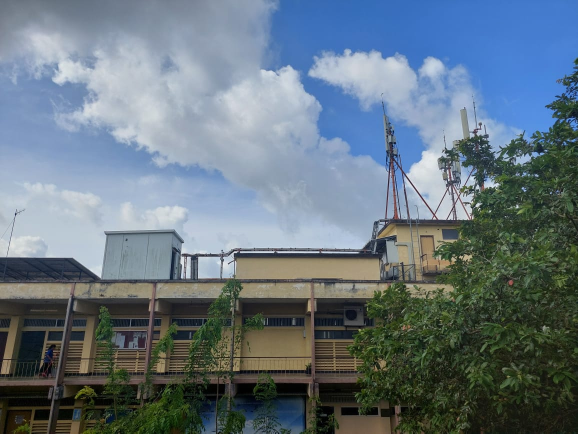
#> input picture Desparity map/images/L_img.jpg, 1156 x 867 px, given in place of the camera (shown at 1/2 size)
$ jupyter execute --allow-errors cuda_activated_masking.ipynb   (text cells are left out)
#> lines starting #> are read from the running program, lines starting #| are printed output that depends on the picture
[cell 1]
import cv2 as cv
import numpy as np
import urllib.request
from matplotlib import pyplot as plt
from numba import jit
from ultralytics import YOLO

# import Models
#> (the rest of this cell did not finish here and is left out)

[cell 2]
img = 3
focal_length = 694
baseline = 3 // 100

[cell 3]
@jit(nopython=True)
def downScale(image, n):
    modifiedImage = np.floor_divide(image, 2**n)
    return modifiedImage

@jit(nopython=True)
def upScale(image, n):
    modifiedImage = np.multiply(image, 2**n)
    return modifiedImage.astype(np.uint8)

def disparity_to_depth(disparity_map):
    disparity_map[disparity_map <= 0] = 0.1
    depth_map = (focal_length * baseline) / disparity_map

    return depth_map

@jit(nopython=True)
def brightnessUP(image, b_level):
    return image + b_level

def contrastup(img, gamma):
    modified_img = np.array(np.clip(pow(img / 255.0, gamma) * 255.0, 0, 255), dtype=np.uint8)
    modified_img = np.clip(modified_img + 20, 0, 255)
    return modified_img

def scalelinear(img):
    max_intensity = np.max(img)
    min_intensity = np.min(img)
    modified = np.array(np.clip((img -min_intensity) * (255 / (max_intensity-min_intensity)), 0,  255), dtype=np.uint8)
    return modified

def segment_color(img, probability):
    temp = np.copy(img)
    results = model.predict(img, conf=probability)
    if len(results) > 0:
        for result in results:
            for mask, box in zip(result.masks.xy, result.boxes):
                points = np.int32([mask])
                cv.fillPoly(temp, points, 1)
    return temp - img

def viewImages(original, modified, text):
    plt.figure(figsize=(9,9))

    plt.subplot(1,2,1)
    plt.imshow(original)
    plt.title('Orignal')
    plt.axis('off')

    plt.subplot(1,2,2)
    plt.imshow(modified)
    plt.title(text)
    plt.axis('off')
    plt.savefig('./maps/'+text+'.png', dpi=300)
    plt.tight_layout()

[cell 4]
l_img_name = './updated/L_'+str(img)+'0.png'
r_img_name = './updated/R_'+str(img)+'0.png'

left_img = cv.imread(l_img_name, cv.IMREAD_GRAYSCALE)
right_img = cv.imread(r_img_name, cv.IMREAD_GRAYSCALE)
#> (the rest of this cell did not finish here and is left out)

[cell 5]
left_url = 'http://192.168.205.216/cam-hi.jpg'
right_url = 'http://192.168.205.172/cam-hi.jpg'

#> (the rest of this cell did not finish here and is left out)

[cell 6]
cap_left = cv.VideoCapture(0)
cap_right=cv.VideoCapture(1)

rect_left, left_img = cap_left.read()
#> left_img is the input picture: shape (867, 1156, 3); mean B, G, R 127.7, 117.1, 102
rect_right, right_img = cap_right.read()

[cell 7]
# Use SAD Algorithm for calculate disparities ---------------------------------------------------------------
@jit(nopython=True)
def compute_disparity_SAD(left_img, right_img, block_size, disparities):
    h, w = left_img.shape
    disparity = np.zeros((h, w), np.uint8)
    half_block = block_size // 2

    for y in range(half_block, h - half_block):
        for x in range(half_block, w - half_block):
            left_block = left_img[y - half_block:y + half_block + 1,
                                       x - half_block:x + half_block + 1]

            min_sad = block_size ** 2 * 255
            best_disparity = 0

            for d in range(disparities):
                x_right = x - d

                if x_right - half_block >= 0:
                    right_block = right_img[y - half_block:y + half_block + 1,
                                                 x_right - half_block:x_right + half_block + 1]

                    sad = np.sum(np.abs(left_block.astype(np.int32) - right_block.astype(np.int32)))

                    if sad < min_sad:
                        min_sad = sad
                        best_disparity = d

            disparity[y, x] = best_disparity

    return disparity

# Use SSD Algorithm for calculate disparities ---------------------------------------------------------------
@jit(nopython=True)
def compute_disparity_SSD(left_img, right_img, block_size, max_disparity):
    h, w = left_img.shape

    disparity = np.zeros((h, w), np.uint8)

    half_block = block_size // 2

    for y in range(half_block, h - half_block):
        for x in range(half_block, w - half_block):
            left_block = left_img[y - half_block:y + half_block + 1,
                                       x - half_block:x + half_block + 1]

            min_ssd = block_size ** 2 * 255
            best_disparity = 0

            for d in range(max_disparity):
                x_right = x - d

                if x_right - half_block >= 0:
                    right_block = right_img[y - half_block:y + half_block + 1,
                                                 x_right - half_block:x_right + half_block + 1]

                    ssd = np.sum((left_block.astype(np.int32) - right_block.astype(np.int32)) ** 2)

                    if ssd < min_ssd:
                        min_ssd = ssd
                        best_disparity = d
            disparity[y, x] = best_disparity

    return disparity

# Use NCC Algorithm for calculate disparities ---------------------------------------------------------------
@jit(nopython=True)
def compute_disparity_NCC(left_img, right_img, block_size, max_disparity):

    h, w = left_img.shape

    disparity_map = np.zeros((h, w), np.float32)

    half_block = block_size // 2

    for y in range(half_block, h - half_block):
        for x in range(half_block, w - half_block):
            left_block = left_img[y - half_block:y + half_block + 1, x - half_block:x + half_block + 1]

            left_mean = np.mean(left_block)

            best_ncc = -1
            best_disparity = 0

            for d in range(max_disparity):
                x_right = x - d

                if x_right - half_block >= 0:
                    right_block = right_img[y - half_block:y + half_block + 1, x_right - half_block:x_right + half_block + 1]

                    right_mean = np.mean(right_block)

                    numerator = np.sum((left_block - left_mean) * (right_block - right_mean))
                    left_norm = np.sum((left_block - left_mean) ** 2)
                    right_norm = np.sum((right_block - right_mean) ** 2)
                    denominator = np.sqrt(left_norm * right_norm)

                    if denominator > 0:
                        ncc_score = numerator / denominator

                        if ncc_score > best_ncc:
                            best_ncc = ncc_score
                            best_disparity = d

            disparity_map[y, x] = best_disparity

    return disparity_map

[cell 8]
# SAD Algorithm - Changing Disparities block size - 3 disparities - 10 to 208

fig, axs = plt.subplots(10, 5, figsize=(75,75))

#> (the rest of this cell did not finish here and is left out)

[cell 9]
# SAD Algorithm - Changing Block sizes block size - 3 to 27 disparities - 32

fig, axs = plt.subplots(6, 3, figsize=(75,75))

#> (the rest of this cell did not finish here and is left out)

[cell 10]
# SSD Algorithm - Changing Disparities block size - 3 disparities - 10 to 208

fig, axs = plt.subplots(10, 5, figsize=(75,75))

#> (the rest of this cell did not finish here and is left out)

[cell 11]
# SSD Algorithm - Changing Block sizes block size - 3 to 27 disparities - 32

fig, axs = plt.subplots(6, 3, figsize=(75,75))

#> (the rest of this cell did not finish here and is left out)

[cell 12]
# NCC Algorithm - Changing Disparities block size - 3 disparities - 10 to 208

fig, axs = plt.subplots(10, 10, figsize=(75,75))

#> (the rest of this cell did not finish here and is left out)

[cell 13]
# NCC Algorithm - Changing Block sizes block size - 3 to 27 disparities - 32

fig, axs = plt.subplots(6, 3, figsize=(75,75))

#> (the rest of this cell did not finish here and is left out)

[cell 14]
ret, l_t_img_1 = cv.threshold(left_img, 127, 255, cv.THRESH_BINARY)
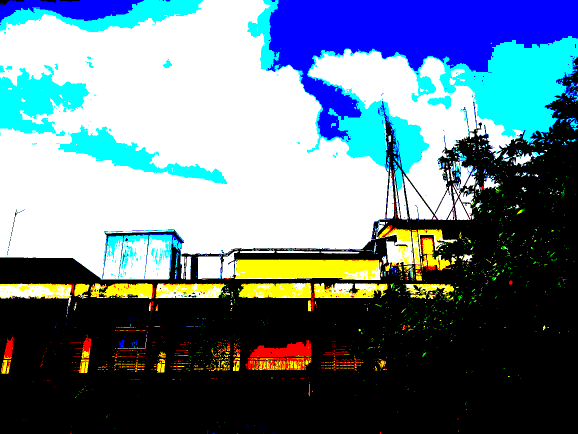
#> l_t_img_1: shape (867, 1156, 3) (shown at 1/2 size); mean B, G, R 137.7, 123.8, 101.4
viewImages(left_img, l_t_img_1, "Normal Thresholding")
#> call 2 of viewImages, with text = 'Normal Thresholding'
#> in viewImages (call 2), `plt.savefig('./maps/'+text+'.png', dpi=300)`:
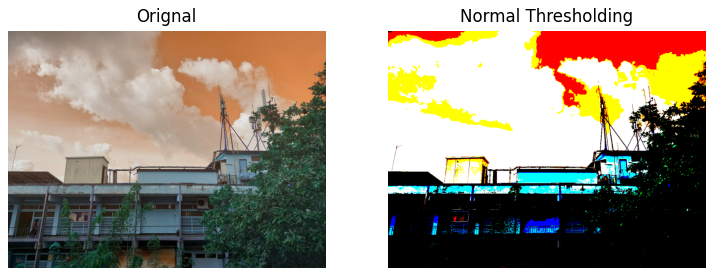
#> figure drawn by matplotlib, 2 panels; B, G, R data is drawn as R, G, B

#> (the rest of this cell did not finish here and is left out)

$ run again, on Desparity map/images/R_img.jpg
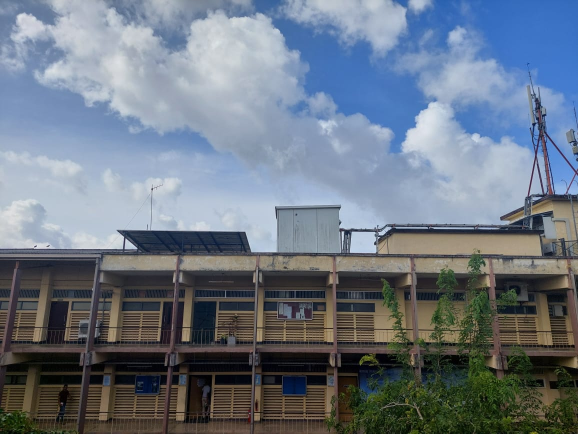
#> input picture Desparity map/images/R_img.jpg, 1156 x 867 px, given in place of the camera (shown at 1/2 size)
#> left_img is the input picture: shape (867, 1156, 3); mean B, G, R 131.4, 118.6, 108.1
#> `ret, l_t_img_1 = cv.threshold(left_img, 127, 255, cv.THRESH_BINARY)`:
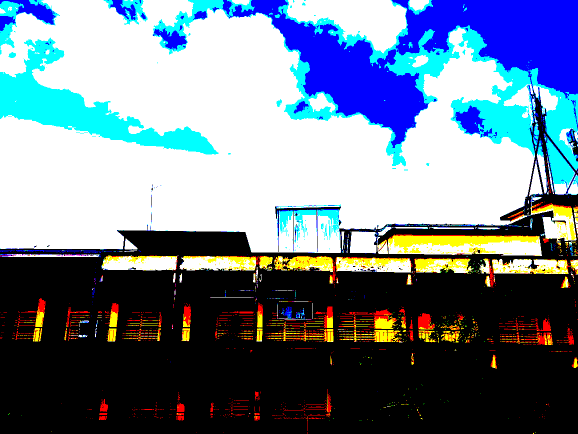
#> l_t_img_1: shape (867, 1156, 3) (shown at 1/2 size); mean B, G, R 143.6, 127.2, 110.5
#> in viewImages (call 2), `plt.savefig('./maps/'+text+'.png', dpi=300)`:
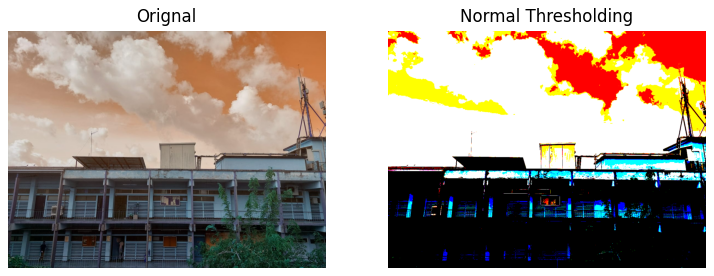
#> figure drawn by matplotlib, 2 panels; B, G, R data is drawn as R, G, B

$ run again, on Desparity map/images/Img-1.png
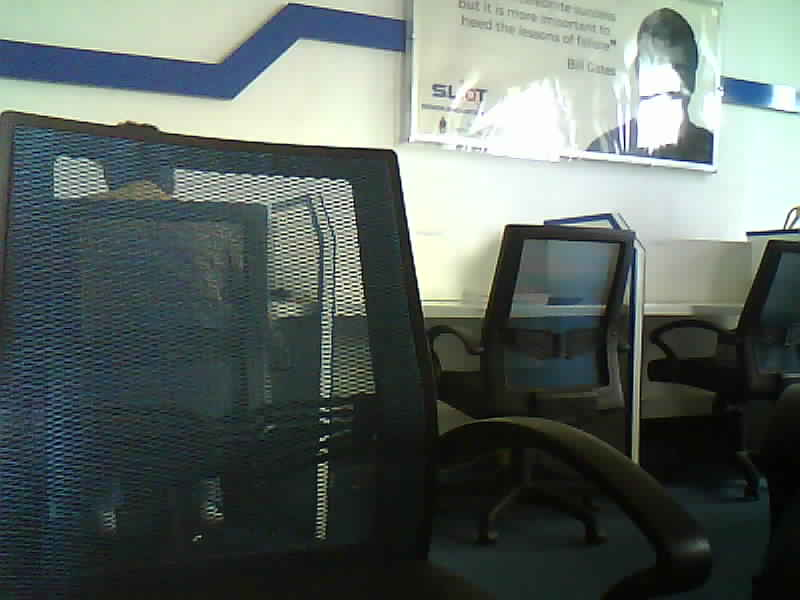
#> input picture Desparity map/images/Img-1.png, 800 x 600 px, given in place of the camera
#> left_img is the input picture: shape (600, 800, 3); mean B, G, R 98.4, 102.6, 92.4
#> `ret, l_t_img_1 = cv.threshold(left_img, 127, 255, cv.THRESH_BINARY)`:
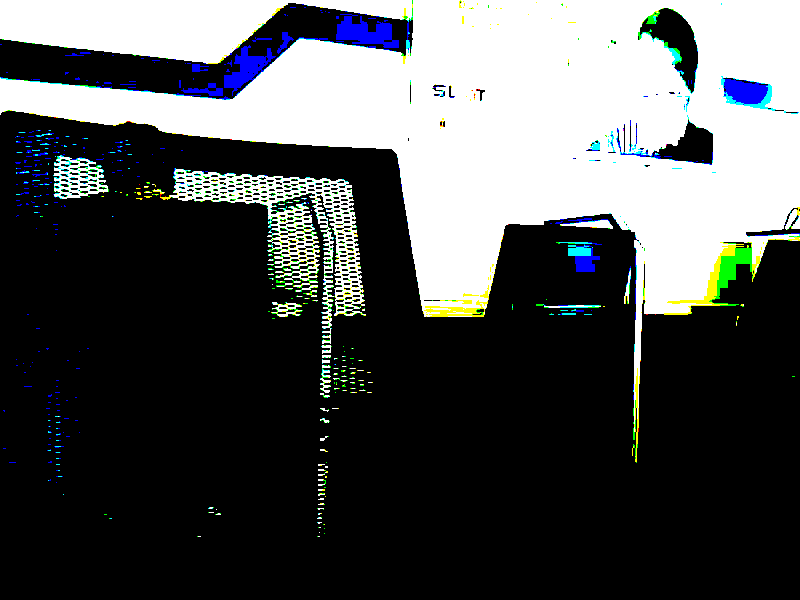
#> l_t_img_1: shape (600, 800, 3); mean B, G, R 81.6, 81.4, 78.9
#> in viewImages (call 2), `plt.savefig('./maps/'+text+'.png', dpi=300)`:
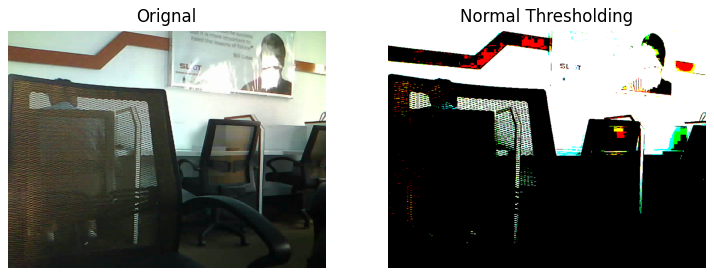
#> figure drawn by matplotlib, 2 panels; B, G, R data is drawn as R, G, B

$ run again, on Desparity map/images/Img-2.png
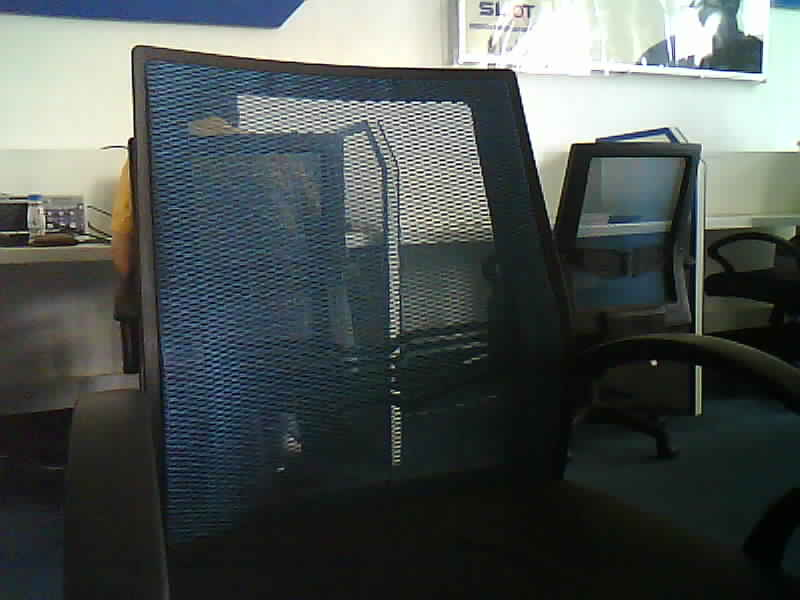
#> input picture Desparity map/images/Img-2.png, 800 x 600 px, given in place of the camera
#> left_img is the input picture: shape (600, 800, 3); mean B, G, R 82.4, 84, 77
#> `ret, l_t_img_1 = cv.threshold(left_img, 127, 255, cv.THRESH_BINARY)`:
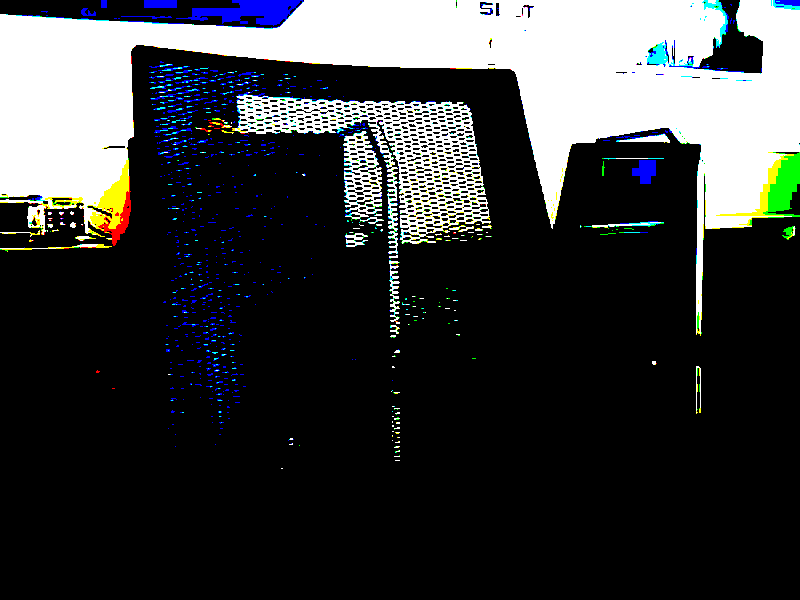
#> l_t_img_1: shape (600, 800, 3); mean B, G, R 58.4, 57.9, 55.9
#> in viewImages (call 2), `plt.savefig('./maps/'+text+'.png', dpi=300)`:
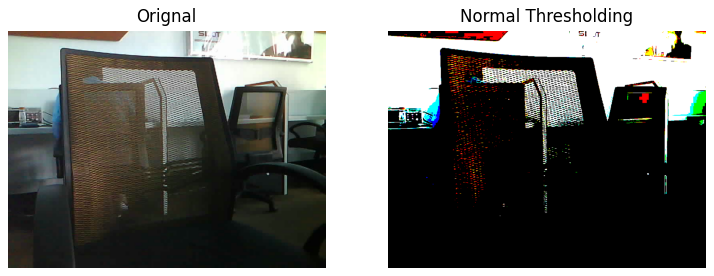
#> figure drawn by matplotlib, 2 panels; B, G, R data is drawn as R, G, B
